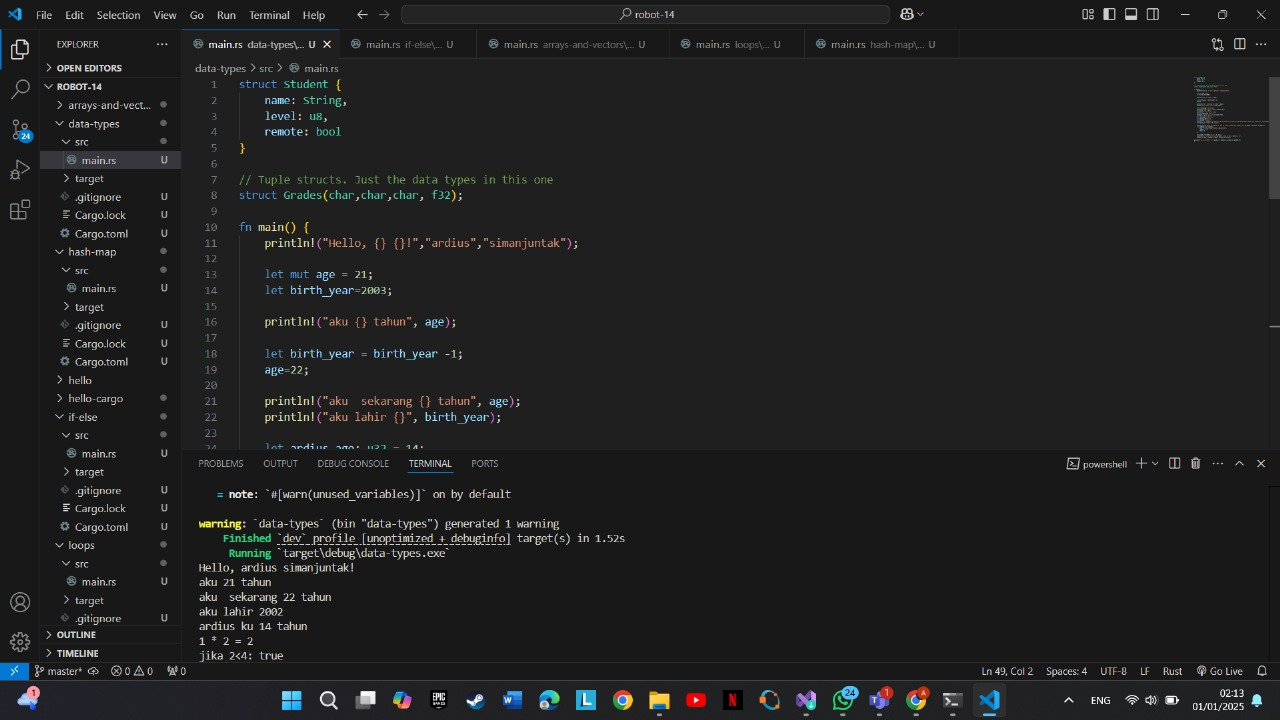
#> input picture week 14/Tutorial Rush/data types/data types.jpg, 1280 x 720 px, found by its file name
$ jupyter execute --allow-errors Simulasi_python_dan_OpenCV.ipynb   (older library calls are emulated)
#> lines starting #> are read from the running program, lines starting #| are printed output that depends on the picture
[cell 1]
import cv2
import numpy as np
from skimage.feature import hog
import matplotlib.pyplot as plt
from google.colab import files
from google.colab.patches import cv2_imshow

**ORIGINAL IMAGE**

[cell 2]
# Fungsi untuk menampilkan gambar berdampingan dengan judul
def show_images(images, titles, cmap=None):
    plt.figure(figsize=(15, 5))
    for i, image in enumerate(images):
        plt.subplot(1, len(images), i + 1)
        plt.imshow(image, cmap=cmap)
        plt.title(titles[i])
        plt.axis('off')
    plt.show()

# Upload file gambar
uploaded = files.upload()
#> the answer given: data types.jpg

# Load gambar
image_path = list(uploaded.keys())[0]
image = cv2.imread(image_path)  # Membaca gambar yang diunggah
#> image is the input picture: shape (720, 1280, 3); mean B, G, R 32.8, 32.6, 32.1
image_gray = cv2.cvtColor(image, cv2.COLOR_BGR2GRAY)  # Konversi ke grayscale

# Menampilkan gambar asli
show_images([image, image_gray], ["Original Image", "Grayscale Image"], cmap='gray')
#> the loop in show_images, `for i, image in enumerate(images):` made 2 passes
#> in show_images, `plt.show()`:
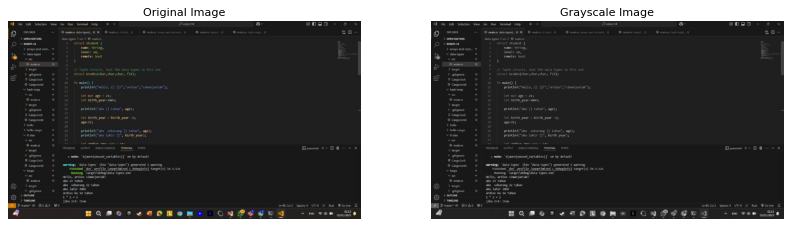
#> figure drawn by matplotlib, 2 panels; B, G, R data is drawn as R, G, B

**MOVING AVERAGE FILTER**

[cell 3]
#Moving Average Filter
def moving_average_filter(data, window_size):
    return np.convolve(data, np.ones(window_size)/window_size, mode='valid')

# Example usage of moving average
signal = np.random.randn(100)
filtered_signal = moving_average_filter(signal, 5)

# Menampilkan hasil
#> (the rest of this cell did not finish here and is left out)

*   Menggunakan konvolusi untuk menghaluskan sinyal
*   Window size menentukan tingkat smoothing
*   Berguna untuk mengurangi noise pada data temporal

**FEATURE DETECTION SIFT**

[cell 4]
sift = cv2.SIFT_create()
keypoints, descriptors = sift.detectAndCompute(image_gray, None)
#> keypoints = 1916 keypoints; strongest (x, y, size): (1177, 700, 2), (1170, 700, 5.7), (1257, 700, 6.7), (368, 697, 10.8)
image_sift = cv2.drawKeypoints(image, keypoints, None, flags=cv2.DRAW_MATCHES_FLAGS_DRAW_RICH_KEYPOINTS)
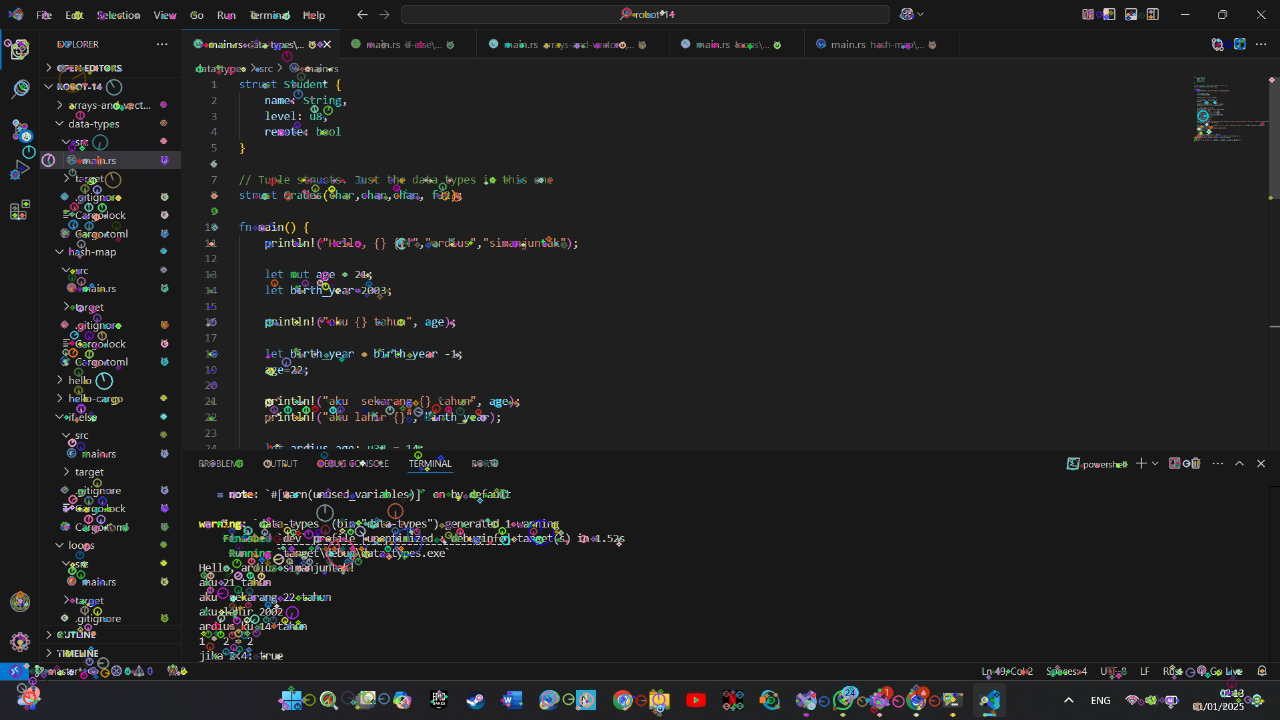
#> image_sift: shape (720, 1280, 3); mean B, G, R 34.3, 34, 33.8

# Menampilkan hasil
plt.imshow(cv2.cvtColor(image_sift, cv2.COLOR_BGR2RGB))
plt.title("Feature Detection with SIFT")
plt.axis('off')
plt.show()

*   Mengonversi gambar ke grayscale untuk deteksi fitur
*   SIFT invariant terhadap rotasi dan skala
*   Mendeteksi keypoint dan mengekstrak deskriptor lokal

**COLOR HISTOGRAM**

[cell 5]
def plot_histogram(image):
    color = ('b', 'g', 'r')
    for i, col in enumerate(color):
        hist = cv2.calcHist([image], [i], None, [256], [0, 256])
        plt.plot(hist, color=col)
        plt.xlim([0, 256])
    plt.title("Color Histogram")
    plt.show()
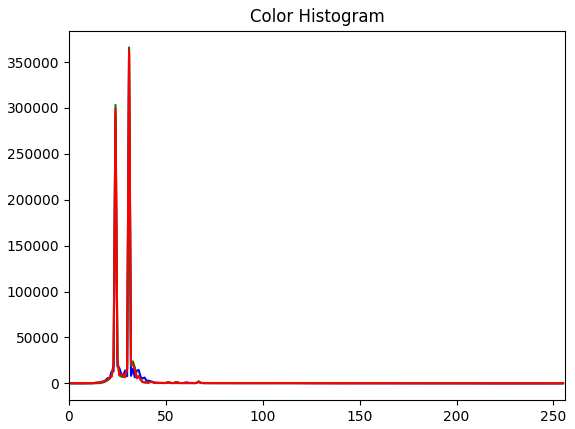
#> figure drawn by matplotlib, 1 panel; curve peaks at x = 31, y = 361452; curve peaks at x = 31, y = 365937; curve peaks at x = 31, y = 362744

plot_histogram(image)

*   Menghitung distribusi intensitas pixel
*   Terpisah untuk channel BGR
*   256 bin untuk setiap channel warna

**GAUSSIAN SMOOTHING**

[cell 6]
# Gaussian Smoothing
def gaussian_smooth(image_path, kernel_size=(5,5), sigma=0):
    img = cv2.imread(image_path)
    plt.subplot(2, 3, 4)
    smooth_img = gaussian_smooth(image_path)
    plt.imshow(cv2.cvtColor(smooth_img, cv2.COLOR_BGR2RGB))
    plt.title('Gaussian Smoothing')
    return cv2.GaussianBlur(img, kernel_size, sigma)

*   Menggunakan kernel Gaussian untuk blur
*   Kernel size menentukan tingkat blur
*   Sigma mengontrol spread distribusi Gaussian

**SOBEL EDGE DETECTION**

[cell 7]
# Sobel Edge Detection
sobelx = cv2.Sobel(image_gray, cv2.CV_64F, 1, 0, ksize=3)
sobely = cv2.Sobel(image_gray, cv2.CV_64F, 0, 1, ksize=3)
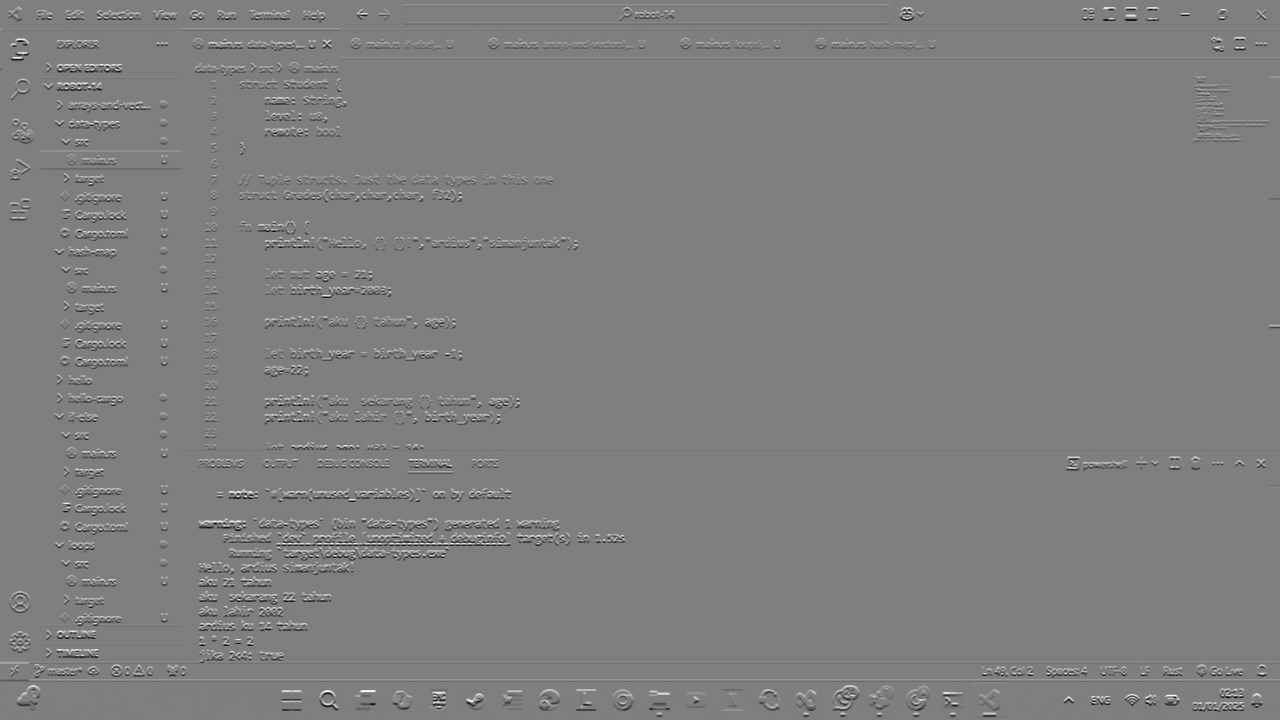
#> sobely: shape (720, 1280) float64; min -883, max 889, mean 0.1; drawn with min black and max white
sobel_combined = cv2.magnitude(sobelx, sobely)
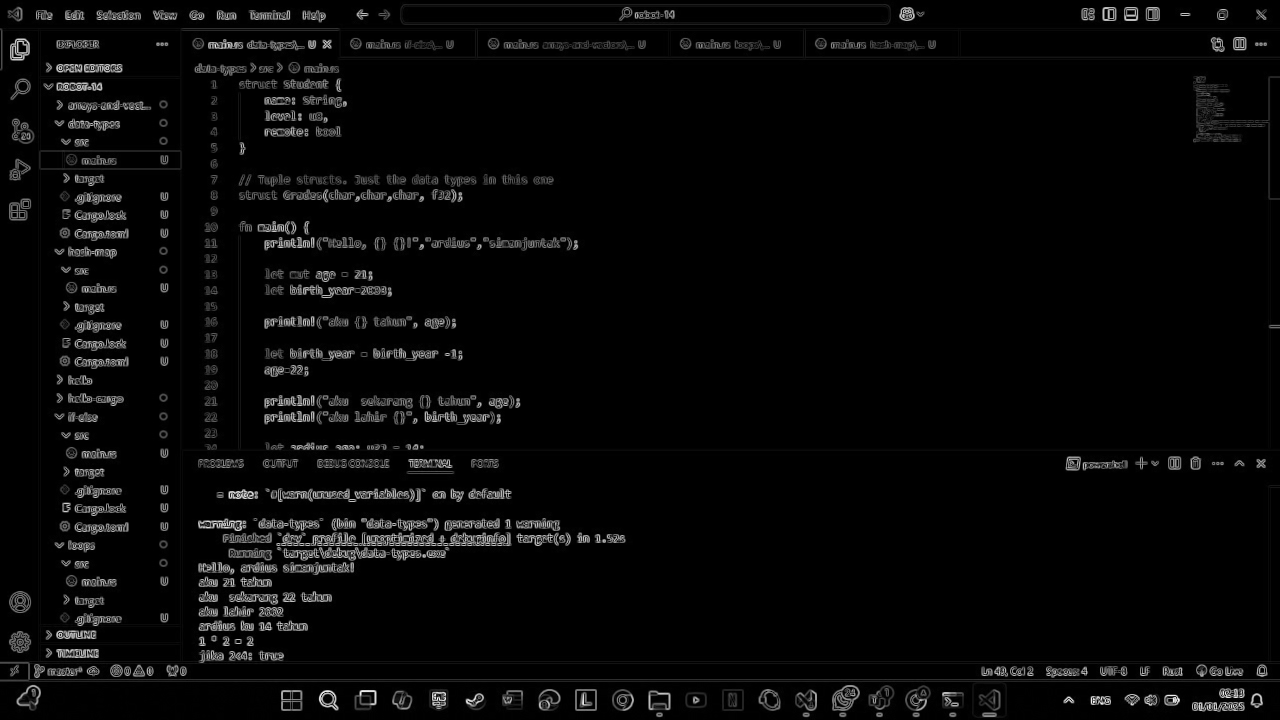
#> sobel_combined: shape (720, 1280) float64; min 0, max 941.9, mean 29.3; drawn with min black and max white
show_images([sobelx, sobely, sobel_combined], ["Sobel X", "Sobel Y", "Sobel Combined"], cmap='gray')
#> the loop in show_images (call 2), `for i, image in enumerate(images):` made 3 passes

*   Mendeteksi tepi horizontal dan vertikal
*   Menggunakan operator gradien
*   Magnitude dihitung dari gradien x dan y

**HOG FEATURE**

[cell 8]
from skimage.feature import hog
from skimage import color

# Menghitung HOG dan mendapatkan gambar HOG
image_gray_float = image_gray.astype('float') / 255.0  # Konversi ke float
features, hog_image = hog(image_gray_float,
                           pixels_per_cell=(8, 8),
                           cells_per_block=(2, 2),
                           visualize=True,
                           block_norm='L2-Hys')
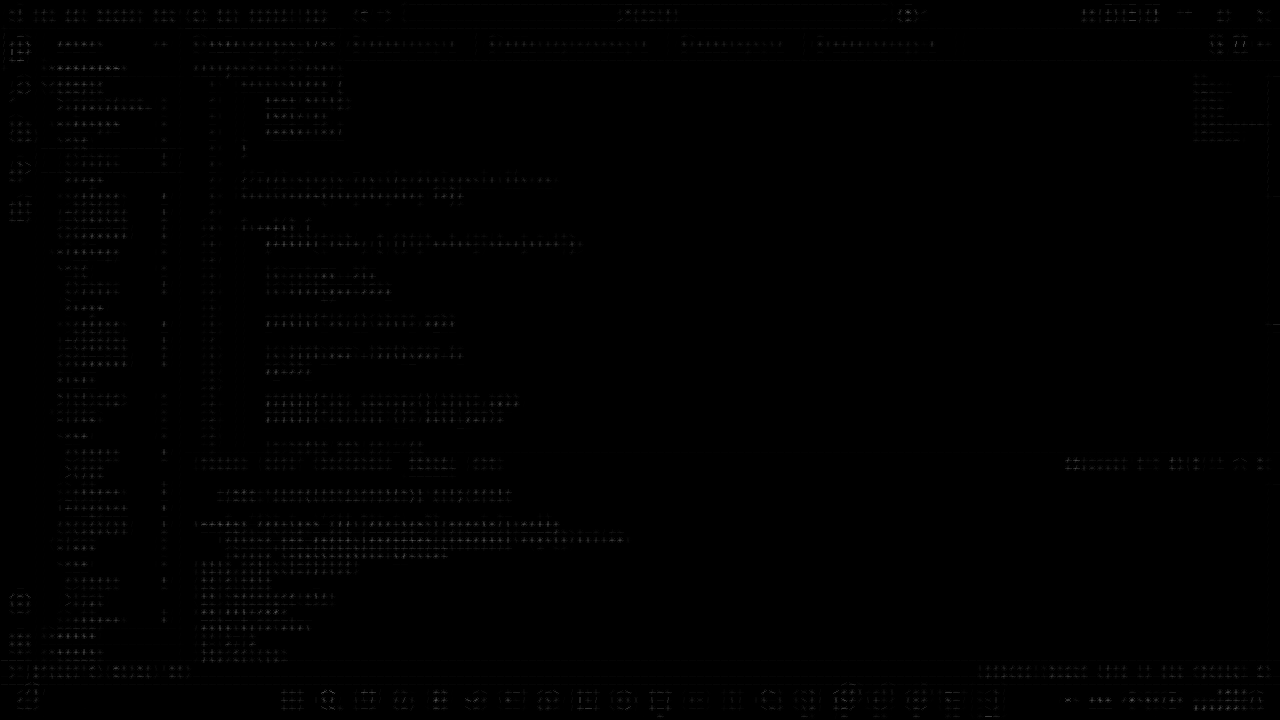
#> hog_image: shape (720, 1280) float64; min 0, max 0.366, mean 0.00329

# Menampilkan gambar asli dan gambar HOG
show_images([image_gray, hog_image], ["Original Image", "HOG Visualization"], cmap='gray')
